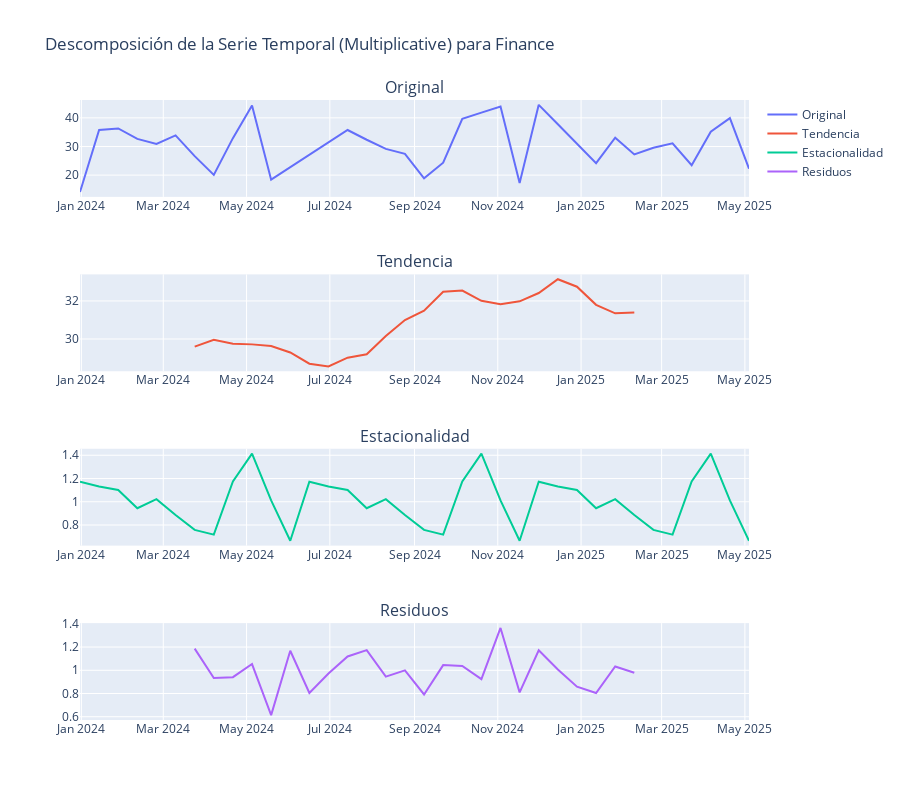
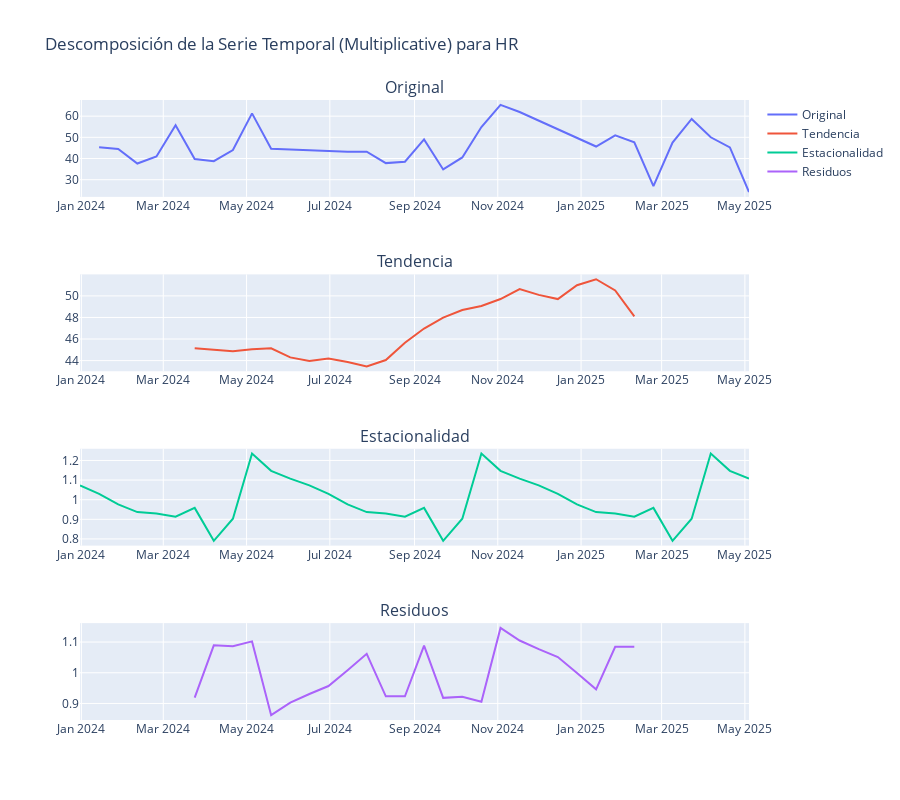
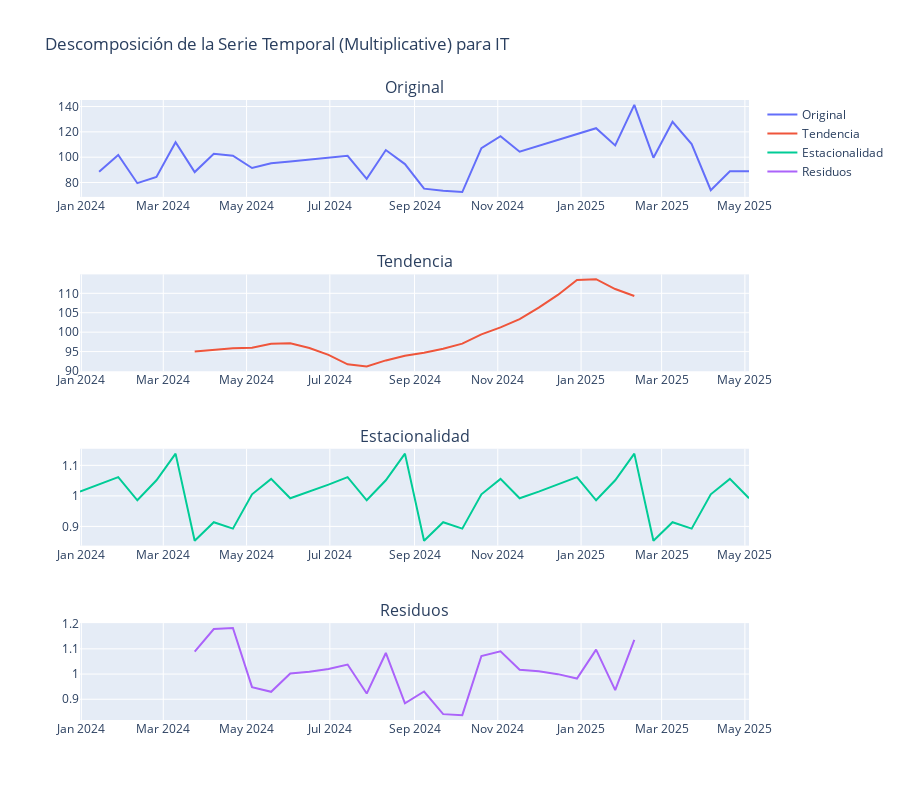
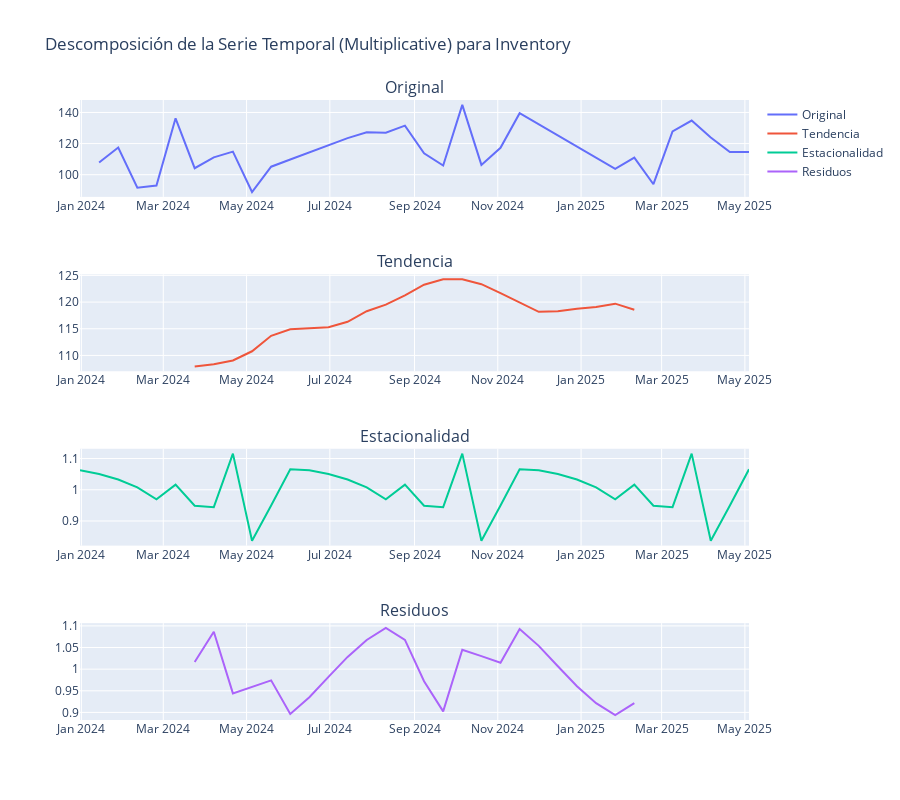

Notebook code cell kept with these figures, in order:
### Markdown cell above
## 3. Cargar y Procesar Datos Históricos

Cargamos los datos históricos con `work_date < 2025-05-04`, los agregamos quincenalmente y manejamos datos faltantes con interpolación. Se aplica un filtrado de Hampel para detectar y corregir outliers. Finalmente, se realiza una descomposición de series de tiempo, seleccionando automáticamente el modelo (aditivo o multiplicativo) que mejor se ajuste a los datos según la varianza de los residuos.

### Code cell
def load_data():
    try:
        conn = get_db_connection()
        query = "SELECT work_date, department, total_overtime FROM vw_historical_data WHERE work_date < '2025-05-04' ORDER BY work_date"
        df = pd.read_sql(query, conn)
        conn.close()
        logging.info(f"Datos cargados: {len(df)} registros")
        df['work_date'] = pd.to_datetime(df['work_date'])
        
        # Agrupar por quincena
        df.set_index('work_date', inplace=True)
        df = df.groupby('department').resample('2W').sum(numeric_only=True).reset_index()
        df.rename(columns={'work_date': 'ds', 'total_overtime': 'y'}, inplace=True)
        
        return df
    except Exception as e:
        logging.error(f"Error al cargar datos: {e}")
        return pd.DataFrame()

def handle_outliers(df):
    df_cleaned = df.copy()
    for dept in df_cleaned['department'].unique():
        dept_data = df_cleaned[df_cleaned['department'] == dept]['y']
        
        # Filtrado de Hampel para detección de outliers
        median = dept_data.median()
        mad = median_abs_deviation(dept_data)
        threshold = 3 * mad
        
        lower_bound = median - threshold
        upper_bound = median + threshold
        
        outliers = dept_data[(dept_data < lower_bound) | (dept_data > upper_bound)]
        if not outliers.empty:
            logging.warning(f"Outliers detectados en {dept}:\n{df_cleaned[(df_cleaned['department'] == dept) & df_cleaned['y'].isin(outliers)]}")
            df_cleaned.loc[(df_cleaned['department'] == dept) & (df_cleaned['y'].isin(outliers)), 'y'] = np.nan
        
    df_cleaned['y'] = df_cleaned.groupby('department')['y'].transform(lambda x: x.interpolate(method='linear'))
    return df_cleaned

df_all_data = load_data()
df_all_data = handle_outliers(df_all_data)

logging.info(f"Resumen de datos:\nDepartamentos únicos: {df_all_data['department'].unique()}\nFechas únicas: {df_all_data['ds'].unique()}\nTotal registros: {len(df_all_data)}")


def select_decomposition_type(series):
    # Rellenar valores nulos con la media de la serie para evitar errores
    series_filled = series.fillna(series.mean())

    # Realizar el test de Dickey-Fuller para verificar estacionalidad
    adf_result = adfuller(series_filled)
    is_stationary = adf_result[1] <= 0.05

    # Descomposición aditiva
    result_add = seasonal_decompose(series_filled, model='additive', period=12)
    std_add = np.nanstd(result_add.resid)
    
    # Descomposición multiplicativa
    result_mul = seasonal_decompose(series_filled, model='multiplicative', period=12)
    std_mul = np.nanstd(result_mul.resid)

    decomposition_type = 'additive' if std_add < std_mul else 'multiplicative'

    # Limpiar prints: solo logging
    logging.info(f"Desviación estándar de los residuales aditivos: {std_add:.2f}")
    logging.info(f"Desviación estándar de los residuales multiplicativos: {std_mul:.2f}")
    logging.info(f"P-value del test ADF: {adf_result[1]:.2f}")

    if not is_stationary and decomposition_type == 'additive':
        logging.info("La serie no es estacionaria y no tiene una tendencia clara. Se descarta ARIMA.")
        return decomposition_type, False

    logging.info(f"Criterio de selección: La desviación estándar de los residuos {decomposition_type} es menor.")
    return decomposition_type, True

def plot_decomposition(series, decomposition_type, dept):
    # Rellenar valores nulos con la media de la serie para una visualización completa
    series_filled = series.fillna(series.mean())
    result = seasonal_decompose(series_filled, model=decomposition_type, period=12)
    fig = make_subplots(rows=4, cols=1, subplot_titles=['Original', 'Tendencia', 'Estacionalidad', 'Residuos'])
    
    fig.add_trace(go.Scatter(x=series.index, y=series, mode='lines', name='Original'), row=1, col=1)
    fig.add_trace(go.Scatter(x=result.trend.index, y=result.trend, mode='lines', name='Tendencia'), row=2, col=1)
    fig.add_trace(go.Scatter(x=result.seasonal.index, y=result.seasonal, mode='lines', name='Estacionalidad'), row=3, col=1)
    fig.add_trace(go.Scatter(x=result.resid.index, y=result.resid, mode='lines', name='Residuos'), row=4, col=1)
    
    fig.update_layout(height=800, title_text=f"Descomposición de la Serie Temporal ({decomposition_type.capitalize()}) para {dept}")
    fig.show()

# Ejemplo de uso
for dept in df_all_data['department'].unique():
    dept_data = df_all_data[df_all_data['department'] == dept].set_index('ds')['y']
    decomposition_type, _ = select_decomposition_type(dept_data)
    logging.info(f"El departamento {dept} tiene una descomposición {decomposition_type}.")
    plot_decomposition(dept_data, decomposition_type, dept)
